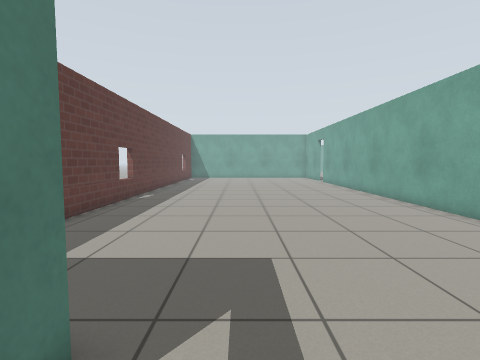
View 1 (above)

24 first-person views from a walk through a Gazebo world. The camera is 0.94 m above the floor, tilts 4° down and sees 85° across. The floor is counted in squares, 0.5 m on a side. Each view is taken from the middle of a square. On the plan, view 1 faces up. The plan holds only what a view shows up to about 15 squares ahead; the rest is blank. The place goes on beyond the plan. Gazebo's built-in surfaces are drawn with simple patterns.

View 2
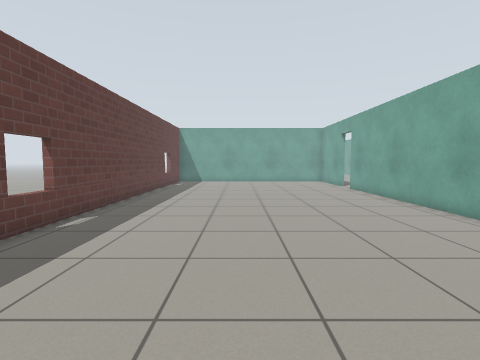

View 3
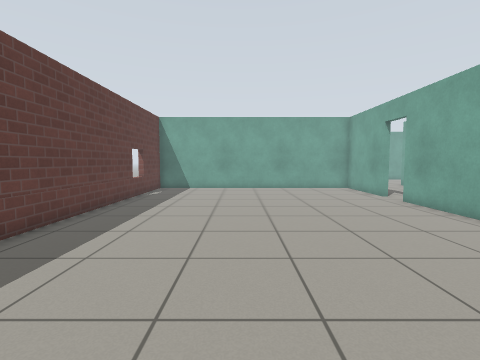

View 4
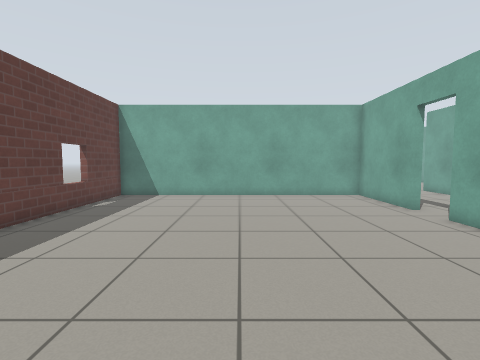

View 5
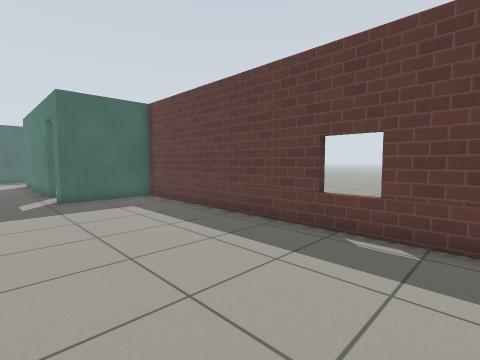

View 6
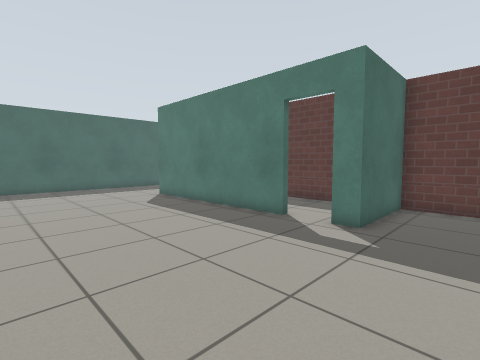

View 7
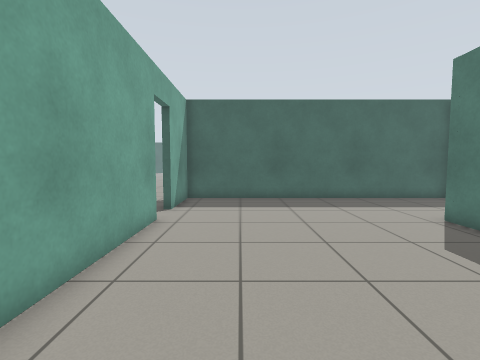

View 8
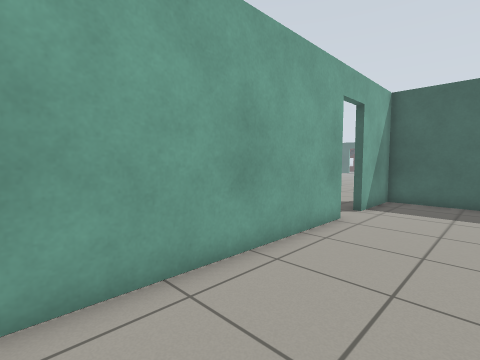

View 9
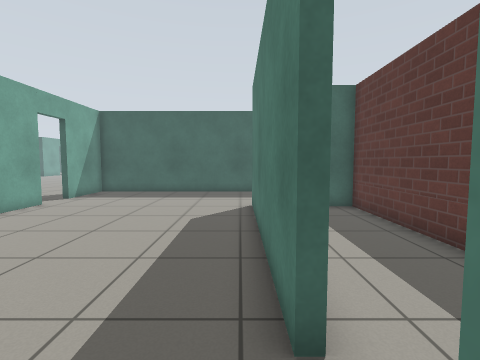

View 10
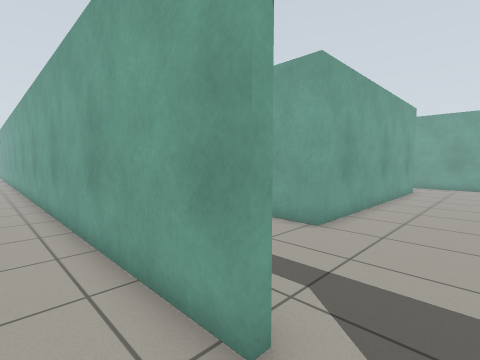

View 11
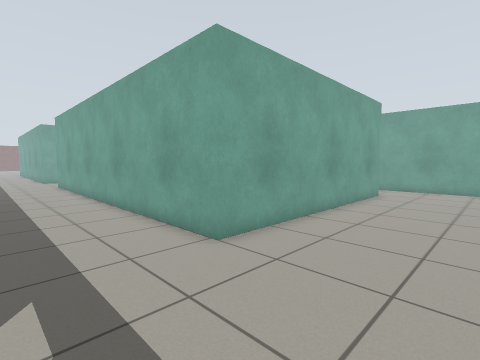

View 12
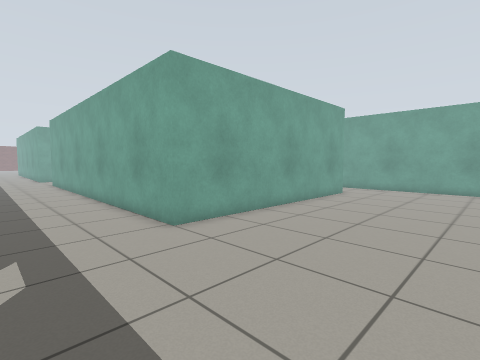

View 13
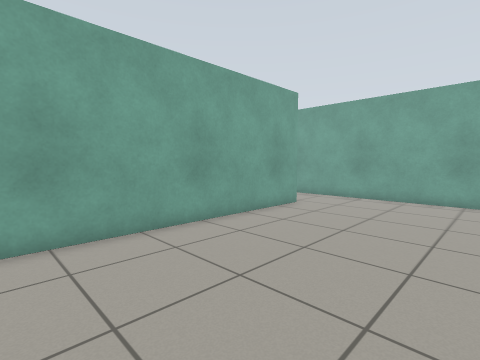

View 14
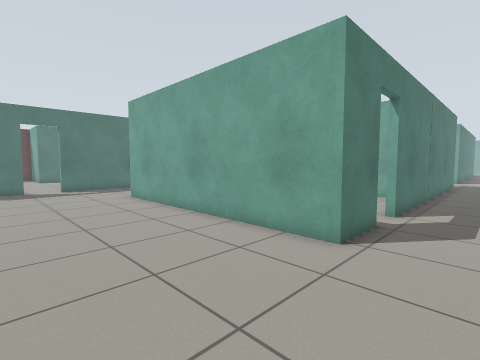

View 15
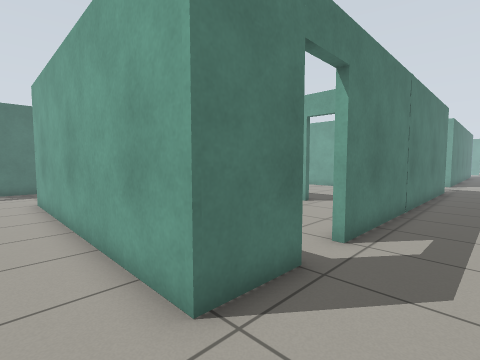

View 16
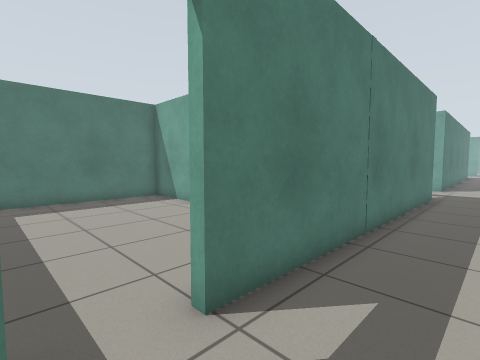

View 17
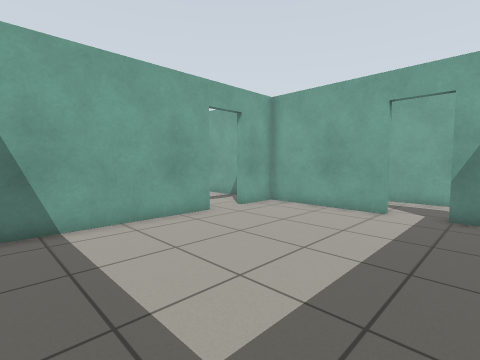

View 18
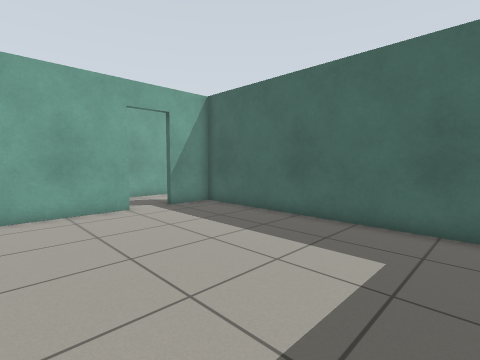

View 19
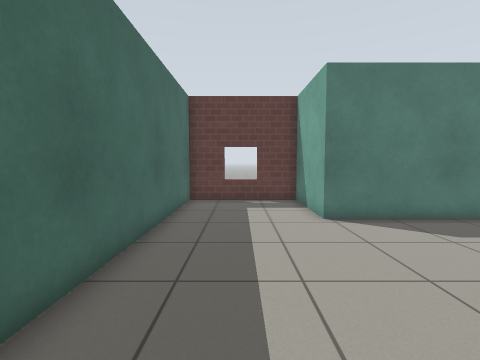

View 20
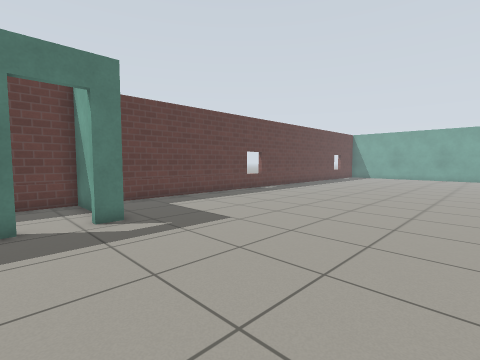

View 21
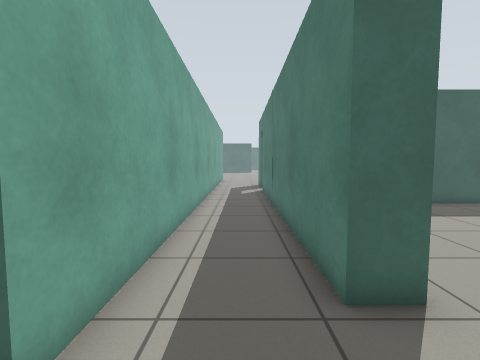

View 22
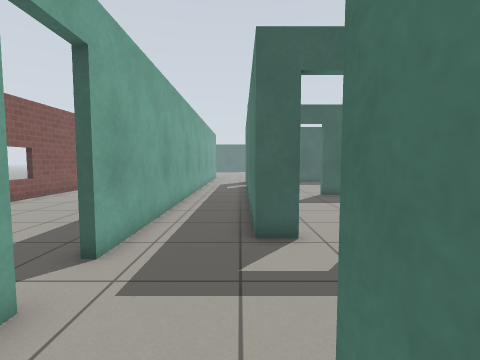

View 23
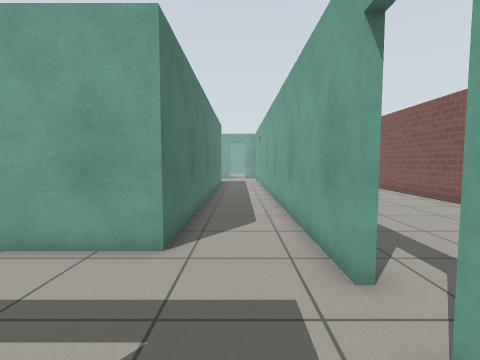

View 24
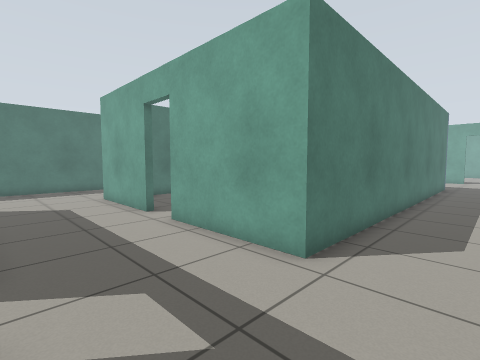

### Floor plan
Ten units are one square. View 1 is at (0, 0); x grows to the right and y downward. Boxes are objects, and circles mark ways between rooms. Rooms are numbered by the first view taken in them; rooms with no view inside come last. Other rooms are left out.
<svg viewBox="-62 -316 347 466">
<path fill="none" stroke="#000" d="M-15 4 -15 92 -57 92 -57 145 77 145 77 112M77 -261 77 -307 -57 -307 -57 -23 -15 -23 -15 -14M77 94 77 -244M80 -135 80 -118M176 -154 129 -154M235 -107 246 -107 245 32M80 66 80 82M245 48 245 73 130 73 130 -54M80 112 80 122M278 -139 277 -249M129 -306 129 -311M278 135 278 -121M244 -298 244 -154 194 -154M205 -21 133 -21 133 46M143 70 242 70 242 48M242 32 243 -21 221 -21M-38 -21 -57 -21 -57 90 -48 90"/>
<circle cx="80" cy="-255" r="3" fill="#2a7"/>
<circle cx="80" cy="105" r="3" fill="#2a7"/>
<circle cx="-20" cy="-5" r="3" fill="#2a7"/>
<circle cx="240" cy="40" r="3" fill="#2a7"/>
<text x="10" y="-100">1</text>
<text x="120" y="-60">2</text>
<text x="180" y="20">3</text>
<text x="-40" y="30">4</text>
</svg>
Room 1 opens to room 2. Room 1 opens to room 4. Room 2 opens to room 3.

Where each view was taken, in squares from view 1:
view 1: 0 up, 0 right, facing up
view 2: 6 up, 0 right, facing up
view 3: 12 up, 0 right, facing up
view 4: 16 up, 1 right, facing up
view 5: 16 up, 1 right, facing down-left
view 6: 5 up, 6 right, facing down-left
view 7: 1 down, 5 right, facing down
view 8: 1 down, 4 right, facing down-right
view 9: 2 up, 1 left, facing down
view 10: 11 down, 6 right, facing up-right
view 11: 12 down, 9 right, facing up-right
view 12: 14 down, 9 right, facing up-right
view 13: 14 down, 14 right, facing up-right
view 14: 13 down, 27 right, facing up-left
view 15: 9 down, 27 right, facing up-left
view 16: 5 down, 27 right, facing up-left
view 17: 6 down, 14 right, facing up-right
view 18: 1 up, 14 right, facing down-right
view 19: 12 down, 7 right, facing left
view 20: 1 down, 7 right, facing up-left
view 21: 14 up, 26 right, facing down
view 22: 17 up, 25 right, facing down
view 23: 10 up, 26 right, facing up
view 24: 11 up, 27 right, facing up-left
